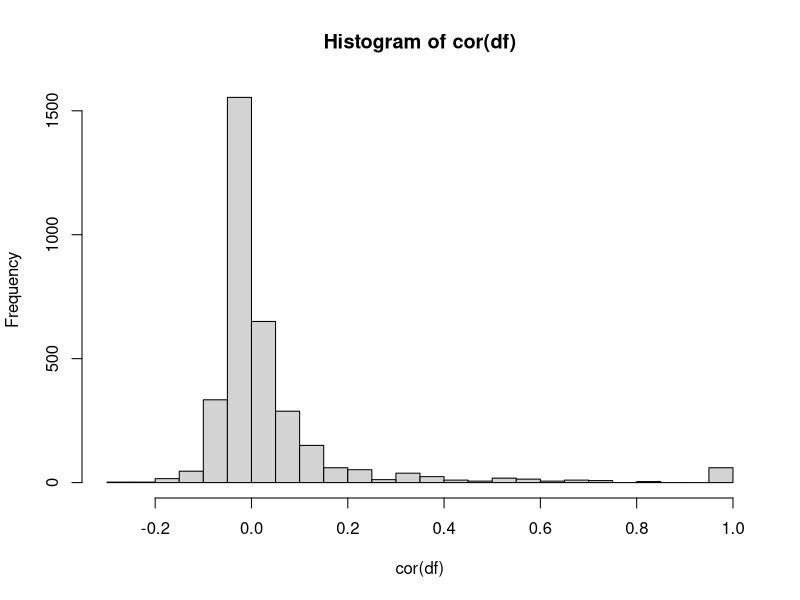
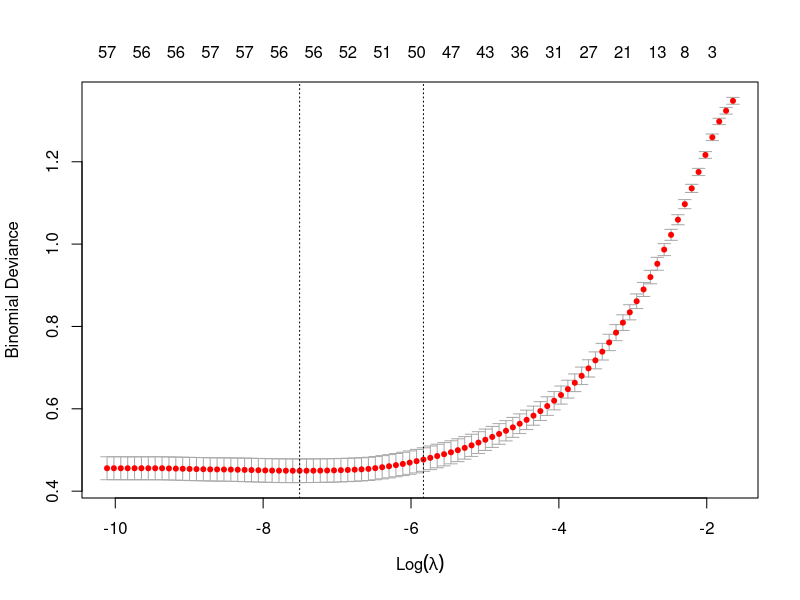
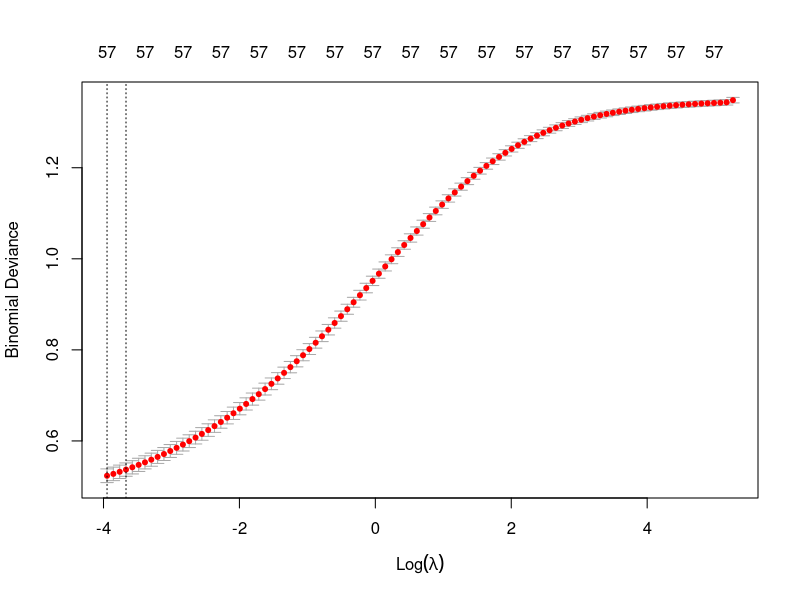
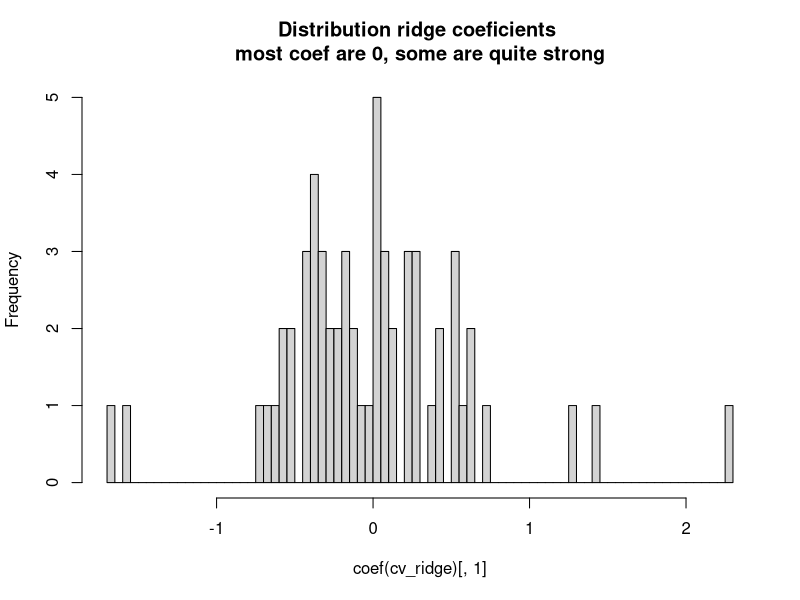
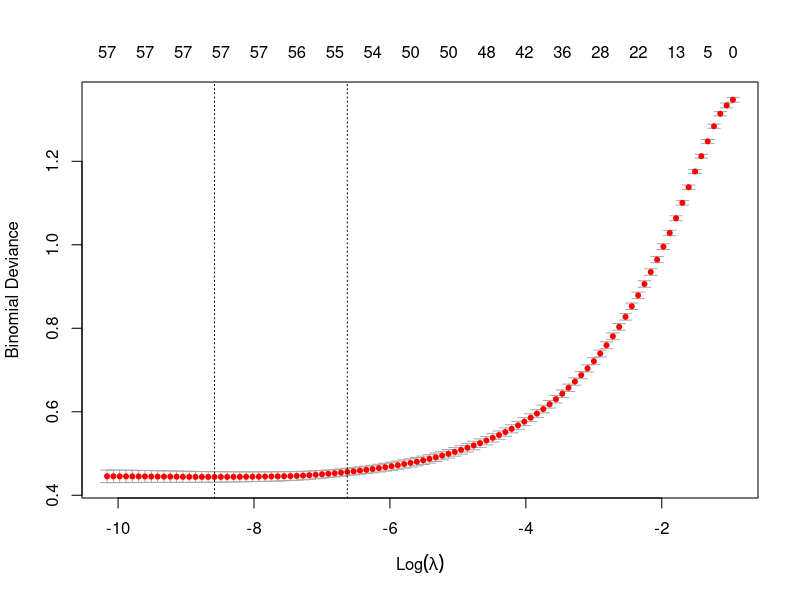

Write the R code that produced these figures, in order. (Note: a time limit stopped this script after it produced the figures.)
## ---- chunk 1
df = read.csv('spambase.csv', check.names = F)
idx = sample(1:nrow(df),size = 0.7*nrow(df), replace = F)

train = df[idx,]
test = df[-idx,]
## ---- chunk 2
hist(cor(df), breaks = 20)
## ---- chunk 3
library(caret)
cv_ctrl = trainControl(method = "cv", number = 10, classProbs = TRUE, summaryFunction = twoClassSummary)
df$spam = factor(df$Class, levels = c(0,1), label = c('not_spam', "spam"))


cv_logistic = train(
  spam ~ ., data = df[idx,],
  method = "glm",
  family = "binomial",
  trControl = cv_ctrl,
  metric = "ROC",
  preProcess = c("center", "scale", "zv")
)
## ---- chunk 4
library(glmnet)
X = as.matrix(subset(df, select = -Class))
y = df$Class
## ---- chunk 5
# Lasso (alpha = 1)
cv_lasso <- cv.glmnet(X[idx,], y[idx], family = "binomial", alpha = 1)
plot(cv_lasso)
cv_lasso
## ---- chunk 6
# Ridge (alpha = 0)
cv_ridge <- cv.glmnet(X[idx,], y[idx], family = "binomial", alpha = 0)
plot(cv_ridge)
cv_ridge
## ---- chunk 7
hist(coef(cv_ridge)[,1], breaks = 58, main = 'Distribution ridge coeficients \n most coef are 0, some are quite strong ',)
## ---- chunk 8
# Elastic Net (alpha = 0.5)
cv_elastic <- cv.glmnet(X[idx,], y[idx], family = "binomial", alpha = 0.5)
plot(cv_elastic)
cv_elastic
## ---- chunk 9
#relaxed lasso
cv_relaxed = cv.glmnet(X[idx,], y[idx], family = "binomial", alpha = 1, relax = T)
plot(cv_relaxed)
cv_relaxed
## ---- chunk 10
l_preds = predict(cv_lasso, s = "lambda.min", newx = X[-idx,], type = 'response')
r_preds = predict(cv_ridge, s = "lambda.min", newx = X[-idx,], type = 'response')
e_preds = predict(cv_elastic, s = "lambda.min", newx = X[-idx,], type = 'response')
x_preds = predict(cv_relaxed, newx = X[-idx, ], s = "lambda.min", type = "response")
## ---- chunk 11
l_class = ifelse(l_preds > 0.5, 1, 0)
r_class = ifelse(r_preds > 0.5, 1, 0)
e_class = ifelse(e_preds > 0.5, 1, 0)
x_class = ifelse(e_preds > 0.5, 1, 0)
## ---- chunk 12
library(caret)
print('---lasso----')
confusionMatrix(factor(l_class), factor(y[-idx]), positive = "1")  # Lasso
print('---ridge----')
confusionMatrix(factor(r_class), factor(y[-idx]), positive = "1")  # Ridge
print('---Elastic net----')
confusionMatrix(factor(e_class), factor(y[-idx]), positive = "1")  # Elastic Net
print('---relaxed lasso----')
confusionMatrix(factor(x_class), factor(y[-idx]), positive = "1")  # relaxed lasso
## ---- chunk 13
library(pROC)

l_auc <- auc(roc(y[-idx], as.numeric(l_preds)))
r_auc <- auc(roc(y[-idx], as.numeric(r_preds)))
e_auc <- auc(roc(y[-idx], as.numeric(e_preds)))
x_auc <- auc(roc(y[-idx], as.numeric(x_preds)))
print(c(Lasso = l_auc, Ridge = r_auc, ElasticNet = e_auc, Relaxed_Lasso = x_auc))
## ---- chunk 14
roc_l <- roc(y[-idx], as.numeric(l_preds))
roc_r <- roc(y[-idx], as.numeric(r_preds))
roc_e <- roc(y[-idx], as.numeric(e_preds))
roc_x <- roc(y[-idx], as.numeric(x_preds))

plot(roc_l, col = "blue", legacy.axes = TRUE, main = "ROC Curves for Lasso, Ridge, Elastic Net")
plot(roc_r, col = "red", add = TRUE)
plot(roc_e, col = "green", add = TRUE)
plot(roc_x, col = "black", add = TRUE)

legend("bottomright", legend = c(
  paste0("Lasso (AUC = ", round(auc(roc_l), 2), ")"),
  paste0("Ridge (AUC = ", round(auc(roc_r), 2), ")"),
  paste0("Elastic Net (AUC = ", round(auc(roc_e), 2), ")"),
  paste0("Relaxed lasso (AUC = ", round(auc(roc_x), 2), ")")
), col = c("blue", "red", "green", 'black'), lwd = 2)
## ---- chunk 15
results <- data.frame(
  Model = c("Lasso", "Ridge", "Elastic Net", 'Relaxed Lasso'),
  AUC = c(l_auc, r_auc, e_auc, x_auc),
  Accuracy = c(
    mean(l_class == y[-idx]),
    mean(r_class == y[-idx]),
    mean(e_class == y[-idx]),
    mean(x_class == y[-idx])
  )
)

print(results)
